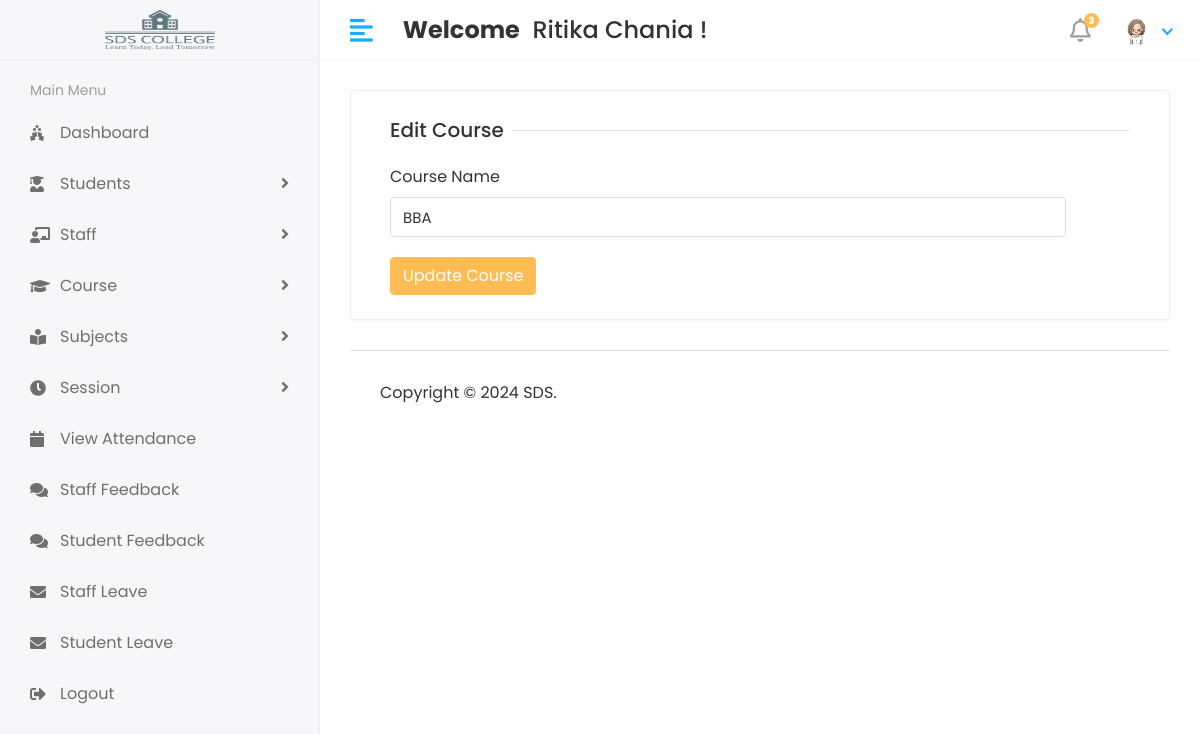
/Hod/Course/Edit/4 (signed in), run on the app's committed database.
### app/models.py (models this page shows, shortened)
class CustomUser(AbstractUser):
    USER = (
        (1,'HOD'),
        (2,'STAFF'),
        (3,'STUDENT'),
    )
    user_type = models.CharField(choices=USER,max_length=50,default=1)
    profile_pic = models.ImageField(upload_to='media/profile_pic')

class Course(models.Model):
    name = models.CharField(max_length=100)
    created_at = models.DateTimeField(auto_now_add=True)
    updated_at = models.DateTimeField(auto_now=True)

### student_management_system/Hod_Views.py (the view)
# urls.py: path('Hod/Course/Edit/<str:id>',Hod_Views.EDIT_COURSE,name='edit_course'),
@login_required(login_url='/')
def EDIT_COURSE(request, id):
    course = Course.objects.get(id = id)
    context = {
        'course' : course,
    }
    return render(request,'Hod/edit_course.html',context)

### student_management_system/templates/Hod/edit_course.html (shortened to what this page needs)
{% extends 'base.html' %}
{% block content %}
<div class="row">
   <div class="col-sm-12">
      <div class="card">
         <div class="card-body">
            <form method="post" action="{% url 'update_course' %}" >
               <div class="col-12">
                  <h5 class="form-title"><span>Edit Course</span></h5>
               </div>
               <div class="col-sm-11">
                  <div class="form-group">
                     <label>Course Name</label>
                     <input type="text" class="form-control" name="name" value="{{course.name}}" required>
                  </div>
               </div>
               <div class="col-12">
                  <button type="submit" class="btn btn-primary">Update Course</button>
               </div>
            </form>
         </div>
      </div>
   </div>
</div>
{% endblock %}

### student_management_system/templates/includes/header.html (shortened to what this page needs)
{% load static %}
<div class="header">
    <div class="header-left" style="display: flex; justify-content: center; align-items: center;">
       <a href="{% url 'hod_home' %}" class="logo">
       <img src="{% static 'assets/img/logo.png' %}" style="width: 110px; height: 80px; " alt="Logo" >
       </a>
    </div>
    <a href="javascript:void(0);" id="toggle_btn">
    <i class="fas fa-align-left"></i>
    </a>
    <div class="top-nav-search mt-3">
       <h4><strong>Welcome</strong> &nbsp;<span>{{user.first_name}} {{user.last_name}}</span>&nbsp;!</h4>
    </div>
    <ul class="nav user-menu">
       <li class="nav-item dropdown noti-dropdown">
          <a href="#" class="dropdown-toggle nav-link" data-toggle="dropdown">
          <i class="far fa-bell"></i> <span class="badge badge-pill">3</span>
          </a>
       </li>
       <li class="nav-item dropdown has-arrow">
          <a href="#" class="dropdown-toggle nav-link" data-toggle="dropdown">
            {% if user.profile_pic == "" %}
               <span class="user-img"><img class="rounded-circle" src="{% static 'assets/img/Dummy.jpeg' %}" width="31" alt="{{user.first_name}} {{user.last_name}}"></span>
            {% else %}
               <span class="user-img"><img class="rounded-circle" src="{{user.profile_pic.url}}" width="31" alt="{{user.first_name}} {{user.last_name}}"></span>
            {% endif %}
          </a>
       </li>
    </ul>
 </div>

### static/assets/css/style.css (style rules this page uses)
html { height: 100%; }
body { background-color: #fff; color: #333; font-family: 'Poppins', sans-serif; font-size: 1rem; height: 100%; line-height: 1.5; overflow-x: hidden; }
h1, h2, h3, h4, h5, h6 { font-family: 'Poppins', sans-serif; margin-top: 0; }
.form-control { border: 1px solid #ddd; box-shadow: none; color: #333; font-size: 15px; height: 40px; }
a { color: #009ce7; }
input, button, a { transition: all 0.4s ease; -moz-transition: all 0.4s ease; -o-transition: all 0.4s ease; -ms-transition: all 0.4s ease; -webkit-transition: all 0.4s ease; }
input, input:focus, button, button:focus { outline: none; }
input[type=text], input[type=password] { -webkit-appearance: none; -moz-appearance: none; appearance: none; }
.form-group { margin-bottom: 1.25rem; }
ul, ol { padding: 0px; list-style: none; }
.btn-primary { background-color: #FFBC53; border: 1px solid #FFBC53; }
.card { border: 1px solid #ececf5; box-shadow: 0 1px 3px 0 rgba(0, 0, 0, 0.03); margin-bottom: 1.875rem; }
.card-body { padding: 1.5rem; }
.header { background-color: #fff; border-bottom: 1px solid #f3f3f4; left: 0; position: fixed; right: 0; top: 0; z-index: 1001; height: 60px; }
.header .header-left { float: left; height: 60px; padding: 0 20px; position: relative; width: 320px; z-index: 1; transition: all 0.2s ease-in-out; background-color: #f7f7fa; border-bottom: 1px solid #efefef; border-right: 1px solid #ececf5; display: flex; align-items: center; }
.header .header-left .logo { display: inline-block; line-height: 60px; }
.header .header-left .logo img { max-height: 40px; width: auto; }
.header .dropdown-toggle:after { display: none; }
.header .has-arrow .dropdown-toggle:after { border-top: 0; border-left: 0; border-bottom: 2px solid #18aefa; border-right: 2px solid #18aefa; content: ''; height: 8px; display: inline-block; pointer-events: none; -webkit-transform-origin: 66% 66%; -ms-transform-origin: 66% 66%; transform-origin: 66% 66%; -webkit-transform: rotate(45deg); -ms-transform: rotate(45deg); transform: rotate(45deg); -webkit-transition: all 0.15s ease-in-out; transition: all 0.15s ease-in-out; width: 8px; vertical-align: 0px; }
.user-menu { float: right; margin: 0; position: relative; z-index: 99; padding-right: 15px; }
.user-menu.nav > li > a { color: #a0a0a0; font-size: 14px; line-height: 58px; padding: 0 15px; height: 60px; }
.user-img { margin-right: 3px; position: relative; }
.top-nav-search { float: left; margin-left: 15px; }
.user-menu.nav > li > a .badge { background-color: #FFBC53; display: block; font-size: 10px; font-weight: bold; height: 15px; width: 15px; position: absolute; right: 7px; top: 13px; color: #fff; padding: 3px; }
.user-menu.nav > li > a > i { font-size: 1.5rem; line-height: 60px; }
.form-title { width: 100%; max-width: 100%; padding: 0; font-size: 1.25rem; font-weight: 500; line-height: inherit; color: #333; white-space: normal; position: relative; display: block; margin-bottom: 20px; }
.form-title:before { content: ""; position: absolute; left: 0px; right: 0px; height: 1px; top: 50%; background-color: rgba(0, 0, 0, 0.1); }
.form-title span { padding: 0px 0.5rem 0 0; background-color: #fff; display: inline-block; z-index: 2; position: relative; }
@media (min-width: 992px) { #toggle_btn { align-items: center; color: #18aefa; display: inline-flex; float: left; font-size: 26px; height: 60px; justify-content: center; margin-left: 15px; padding: 0 15px; } }

### data on the page
CustomUser: first_name "Ritika", last_name "Chania", profile_pic (picture)
Course: name "BBA"
